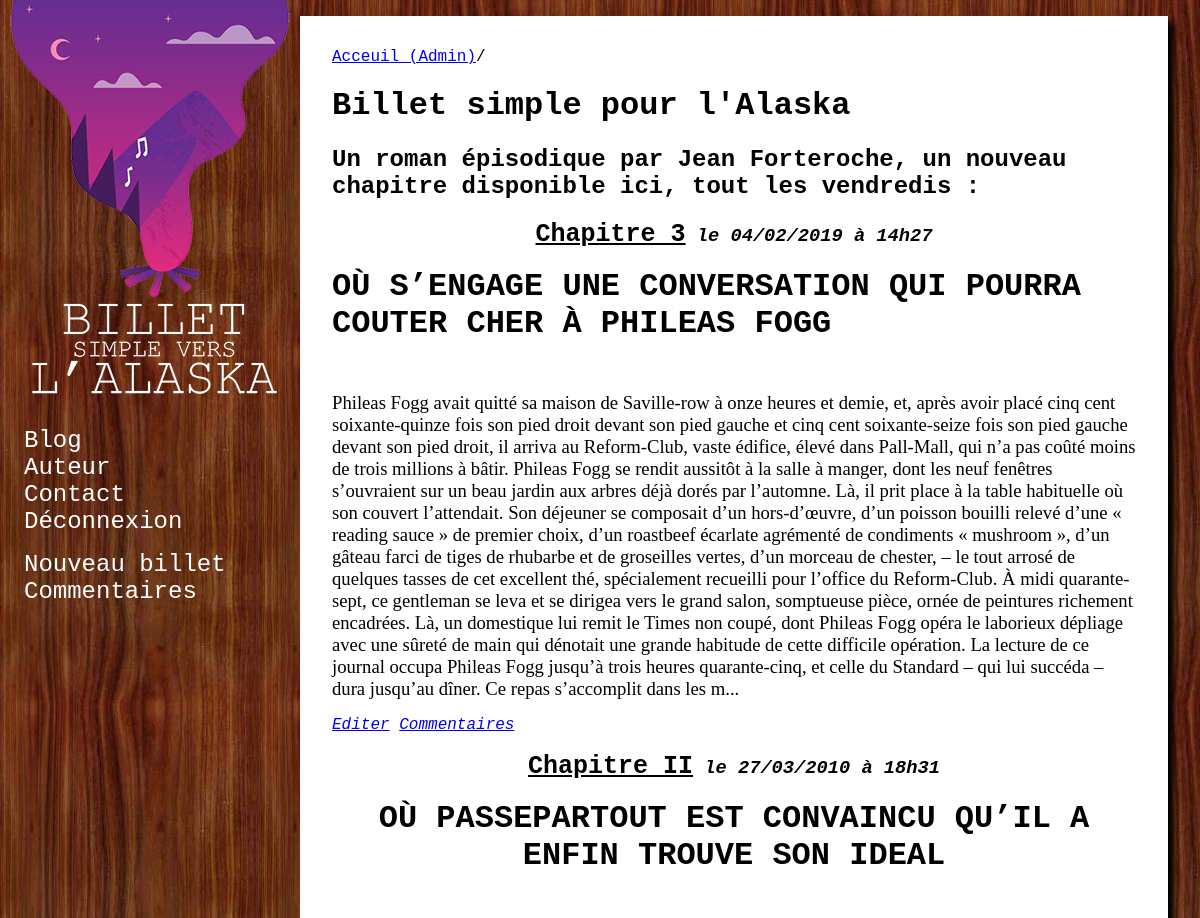
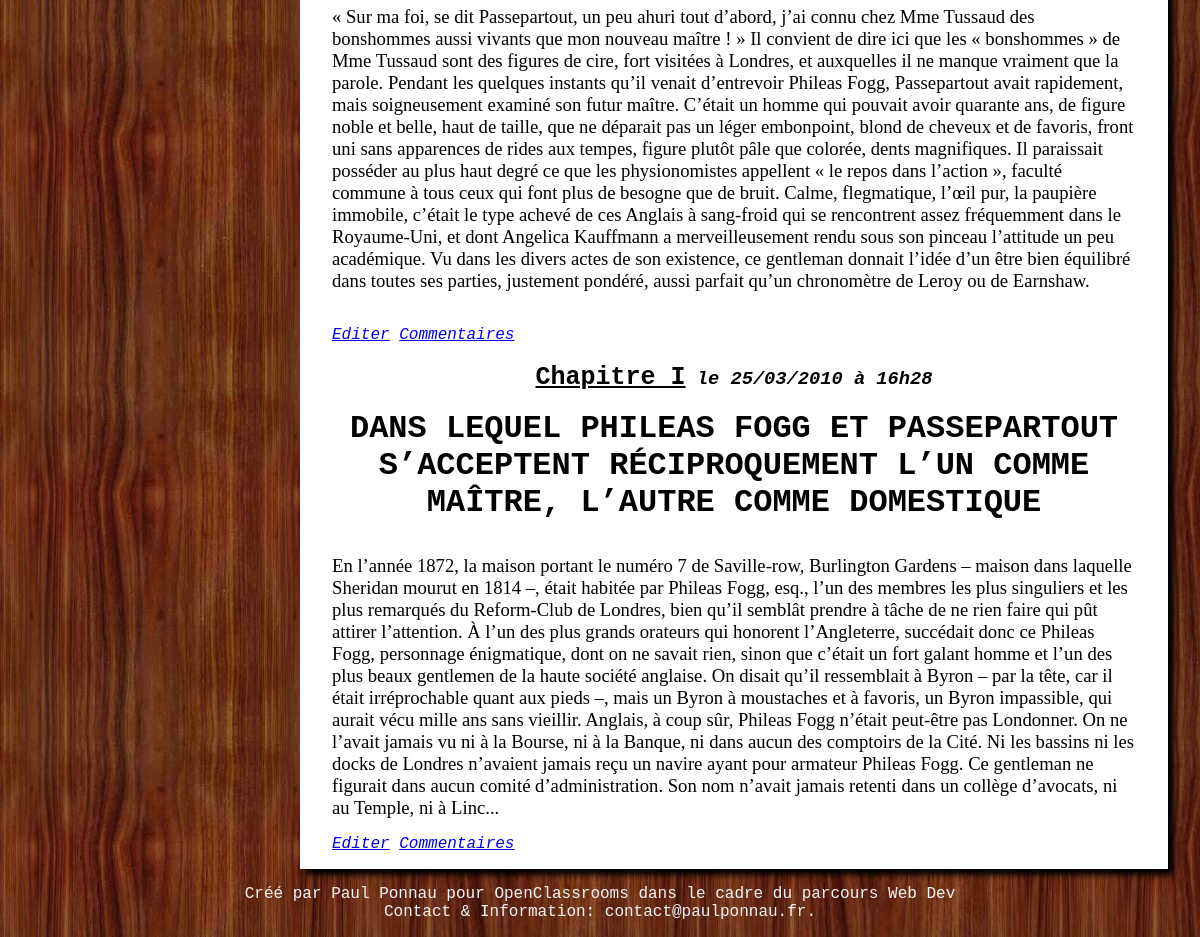
The app's page /index.php?action=admin (signed in) with its own data (2 pictures, top to bottom).
### tables this page shows
CREATE TABLE IF NOT EXISTS `posts` (
  `id` int(11) NOT NULL AUTO_INCREMENT,
  `title` varchar(255) NOT NULL,
  `content` text NOT NULL,
  `creation_date` datetime NOT NULL,
  PRIMARY KEY (`id`)
);

### controller/adminOverviewController.php (called while the page is built)
<?php
require_once('model/PostManager.php');
function adminOverview() {
    $postManager = new OpenClassrooms\P4\Model\PostManager();
    $posts = $postManager->getPosts();
    require('view/backend/overView.php');
}
?>

### model/PostManager.php (called while the page is built, shortened)
<?php
class PostManager extends Manager
{
    public function getPosts()
    {
        $db = $this->dbConnect();
        $req = $db->query('SELECT id, title, content, DATE_FORMAT(creation_date, \'%d/%m/%Y à %Hh%i\') AS creation_date_fr FROM posts ORDER BY creation_date DESC');
        return $req;
    }
}

### view/backend/overView.php (the view, shortened to what this page needs)
<div id="breadcrumbs"><a href="index.php?action=admin">Acceuil (Admin)</a>/</div>
<h1 id="website_mainTitle">Billet simple pour l'Alaska</h1>
<h2 id="website_subTitle">Un roman épisodique par Jean Forteroche, un nouveau chapitre disponible ici, tout les vendredis :</h2>
<?php while ($data = $posts->fetch())
{
?>
    <div class="book_chapterDiv">
        <h3 class="book_chapterDiv_Title">
            <a href="index.php?action=adminPostView&amp;id=<?= $data['id'] ?>"><?= htmlspecialchars($data['title']) ?></a>
            <em>le <?= $data['creation_date_fr'] ?></em>
        </h3>
        <div class="book_chapterDiv_Content">
            <?= mb_strimwidth((htmlspecialchars_decode(nl2br(html_entity_decode($data['content'])))), 0, 2000, "...") ?>
            <br />
            <p class="book_chapterDiv_Content_Comments">
            <em><a href="index.php?action=admin_EditPost&amp;id=<?= $data['id'] ?>">Editer</a></em>
            <em><a href="index.php?action=adminPostView&amp;id=<?= $data['id'] ?>">Commentaires</a></em>
            </p>
        </div>
    </div>
<?php
}
?>
<?php require('view/backend/adminTemplate.php'); ?>

### public/css/style.css (style rules this page uses)
body { margin-top: 0; margin-left: 0; margin-right: 0; margin-bottom: 0; background-image: url("background.jpg"); }
#breadcrumbs { font-family: "Courier new"; }
h1, h2, h3, p { font-family: "Courier new"; }
#website_mainTitle { font-family: "Courier new"; }
#website_subTitle { font-family: "Courier new"; }
.book_chapterDiv_Title a, #book_chapterDiv_Title { color: black; font-size: 25px; font-family: "Courier new"; }
.book_chapterDiv_Title, #book_chapterDiv_Title, #book_chapterDiv_Date { text-align: center; }

### records on screen
posts: title "Chapitre 3", creation_date_fr "04/02/2019 à 14h27", content "OÙ S’ENGAGE UNE CONVERSATION QUI POURRA COUTER CHER À PHILEAS FOGG Phileas Fogg avait quitté sa maison de Saville-row à onze heures et demie, et, après avoir placé cinq cent soixante-quinze fois son pied droit devant son pied gauche et cinq cent soixante-seize fois son pied gauche devant son pied droit, il arriva au Reform-Club, vaste édifice, élevé dans Pall-Mall, qui n’a pas coûté moins de trois millions à bâtir. Phileas Fogg se rendit aussitôt à la salle à manger, dont les neuf fenêtres s’ouvraient sur un beau jardin aux arbres déjà dorés par l’automne. Là, il prit place à la table habituelle où son couvert l’attendait. Son déjeuner se composait d’un hors-d’œuvre, d’un poisson bouilli…"
posts: title "Chapitre II", creation_date_fr "27/03/2010 à 18h31", content "OÙ PASSEPARTOUT EST CONVAINCU QU’IL A ENFIN TROUVE SON IDEAL « Sur ma foi, se dit Passepartout, un peu ahuri tout d’abord, j’ai connu chez Mme Tussaud des bonshommes aussi vivants que mon nouveau maître ! » Il convient de dire ici que les « bonshommes » de Mme Tussaud sont des figures de cire, fort visitées à Londres, et auxquelles il ne manque vraiment que la parole. Pendant les quelques instants qu’il venait d’entrevoir Phileas Fogg, Passepartout avait rapidement, mais soigneusement examiné son futur maître. C’était un homme qui pouvait avoir quarante ans, de figure noble et belle, haut de taille, que ne déparait pas un léger embonpoint, blond de cheveux et de favoris, front uni sans…"
posts: title "Chapitre I", creation_date_fr "25/03/2010 à 16h28", content "DANS LEQUEL PHILEAS FOGG ET PASSEPARTOUT S’ACCEPTENT RÉCIPROQUEMENT L’UN COMME MAÎTRE, L’AUTRE COMME DOMESTIQUE En l’année 1872, la maison portant le numéro 7 de Saville-row, Burlington Gardens – maison dans laquelle Sheridan mourut en 1814 –, était habitée par Phileas Fogg, esq., l’un des membres les plus singuliers et les plus remarqués du Reform-Club de Londres, bien qu’il semblât prendre à tâche de ne rien faire qui pût attirer l’attention. À l’un des plus grands orateurs qui honorent l’Angleterre, succédait donc ce Phileas Fogg, personnage énigmatique, dont on ne savait rien, sinon que c’était un fort galant homme et l’un des plus beaux gentlemen de la haute société anglaise. On disait…"
